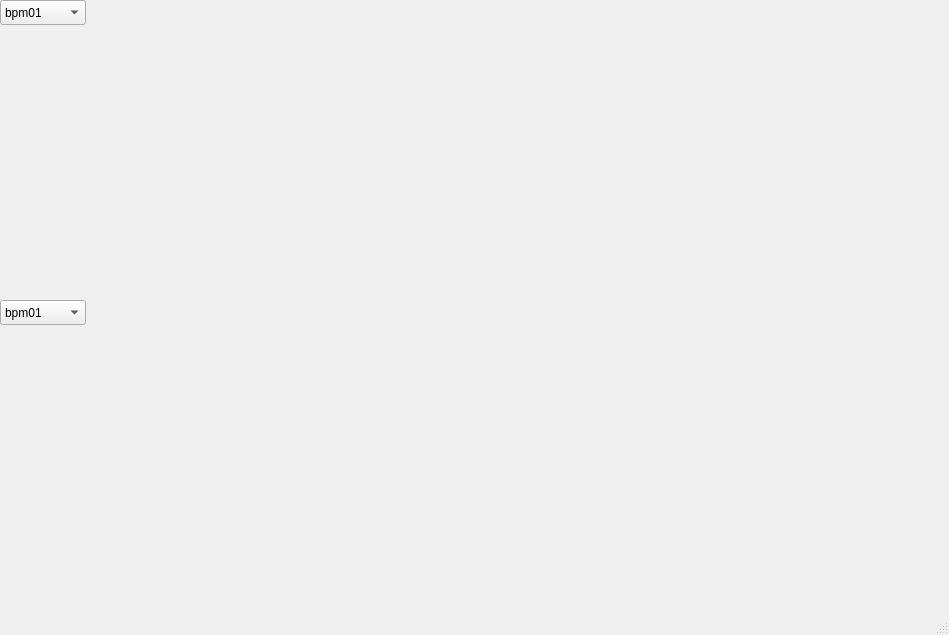
<?xml version="1.0" encoding="UTF-8"?>
<ui version="4.0">
 <class>MainWindow</class>
 <widget class="QMainWindow" name="MainWindow">
  <property name="geometry">
   <rect>
    <x>0</x>
    <y>0</y>
    <width>949</width>
    <height>635</height>
   </rect>
  </property>
  <property name="windowTitle">
   <string>MainWindow</string>
  </property>
  <widget class="QWidget" name="centralwidget">
   <widget class="QWidget" name="gridLayoutWidget">
    <property name="geometry">
     <rect>
      <x>0</x>
      <y>30</y>
      <width>941</width>
      <height>261</height>
     </rect>
    </property>
    <layout class="QGridLayout" name="gridLayout">
     <item row="0" column="0">
      <widget class="QWidget" name="turns_mes_plot" native="true"/>
     </item>
    </layout>
   </widget>
   <widget class="QComboBox" name="turns_mes_box">
    <property name="geometry">
     <rect>
      <x>0</x>
      <y>0</y>
      <width>86</width>
      <height>25</height>
     </rect>
    </property>
    <item>
     <property name="text">
      <string>bpm01</string>
     </property>
    </item>
    <item>
     <property name="text">
      <string>bpm02</string>
     </property>
    </item>
    <item>
     <property name="text">
      <string>bpm03</string>
     </property>
    </item>
    <item>
     <property name="text">
      <string>bpm04</string>
     </property>
    </item>
    <item>
     <property name="text">
      <string>bpm05</string>
     </property>
    </item>
    <item>
     <property name="text">
      <string>bpm07</string>
     </property>
    </item>
    <item>
     <property name="text">
      <string>bpm08</string>
     </property>
    </item>
    <item>
     <property name="text">
      <string>bpm09</string>
     </property>
    </item>
    <item>
     <property name="text">
      <string>bpm10</string>
     </property>
    </item>
    <item>
     <property name="text">
      <string>bpm11</string>
     </property>
    </item>
    <item>
     <property name="text">
      <string>bpm12</string>
     </property>
    </item>
    <item>
     <property name="text">
      <string>bpm13</string>
     </property>
    </item>
    <item>
     <property name="text">
      <string>bpm14</string>
     </property>
    </item>
    <item>
     <property name="text">
      <string>bpm15</string>
     </property>
    </item>
    <item>
     <property name="text">
      <string>bpm16</string>
     </property>
    </item>
    <item>
     <property name="text">
      <string>bpm17</string>
     </property>
    </item>
   </widget>
   <widget class="QComboBox" name="fft_box">
    <property name="geometry">
     <rect>
      <x>0</x>
      <y>300</y>
      <width>86</width>
      <height>25</height>
     </rect>
    </property>
    <item>
     <property name="text">
      <string>bpm01</string>
     </property>
    </item>
    <item>
     <property name="text">
      <string>bpm02</string>
     </property>
    </item>
    <item>
     <property name="text">
      <string>bpm03</string>
     </property>
    </item>
    <item>
     <property name="text">
      <string>bpm04</string>
     </property>
    </item>
    <item>
     <property name="text">
      <string>bpm05</string>
     </property>
    </item>
    <item>
     <property name="text">
      <string>bpm07</string>
     </property>
    </item>
    <item>
     <property name="text">
      <string>bpm08</string>
     </property>
    </item>
    <item>
     <property name="text">
      <string>bpm09</string>
     </property>
    </item>
    <item>
     <property name="text">
      <string>bpm10</string>
     </property>
    </item>
    <item>
     <property name="text">
      <string>bpm11</string>
     </property>
    </item>
    <item>
     <property name="text">
      <string>bpm12</string>
     </property>
    </item>
    <item>
     <property name="text">
      <string>bpm13</string>
     </property>
    </item>
    <item>
     <property name="text">
      <string>bpm14</string>
     </property>
    </item>
    <item>
     <property name="text">
      <string>bpm15</string>
     </property>
    </item>
    <item>
     <property name="text">
      <string>bpm16</string>
     </property>
    </item>
    <item>
     <property name="text">
      <string>bpm17</string>
     </property>
    </item>
   </widget>
   <widget class="QWidget" name="gridLayoutWidget_2">
    <property name="geometry">
     <rect>
      <x>0</x>
      <y>330</y>
      <width>941</width>
      <height>261</height>
     </rect>
    </property>
    <layout class="QGridLayout" name="gridLayout_2">
     <item row="0" column="0">
      <widget class="QWidget" name="fft_plot" native="true"/>
     </item>
    </layout>
   </widget>
  </widget>
  <widget class="QMenuBar" name="menubar">
   <property name="geometry">
    <rect>
     <x>0</x>
     <y>0</y>
     <width>949</width>
     <height>22</height>
    </rect>
   </property>
  </widget>
  <widget class="QStatusBar" name="statusbar"/>
 </widget>
 <resources/>
 <connections/>
</ui>
